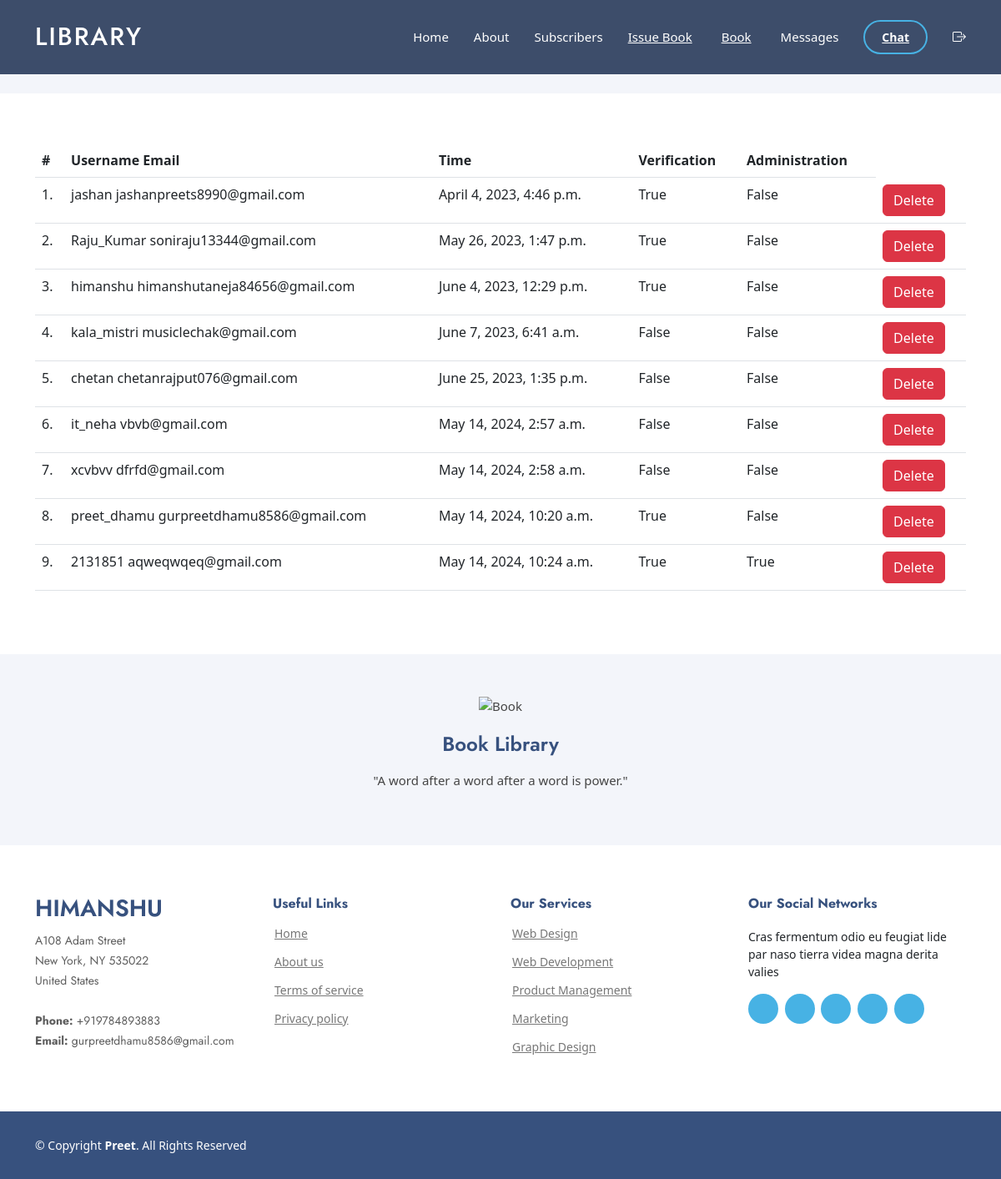
The app's page /view_subscribers/ (signed in) with its own data.
### accounts/models.py (models this page shows)
class Profile(models.Model):
    user=models.OneToOneField(User ,on_delete=models.CASCADE)
    auth_token=models.CharField(max_length=100 )
    created_at=models.DateTimeField(auto_now_add=True)
    is_verified=models.BooleanField(default=False)
    check_administrator=models.BooleanField(default=False)
    def __str__(self):
        return self.user.username + " " + self.user.email

### accounts/views.py (the view)
# urls.py: path('view_subscribers/',view_subscribers,name="view_subscribers"),
@login_required
def view_subscribers(request):
    profiles = Profile.objects.all()
    return render(request, "view_subscribers.html", {'profiles':profiles})

### accounts/templates/view_subscribers.html
{% extends "home.html" %}
{% block content %}
<table class="table">
    <thead>
      <tr>
        <th scope="col">#</th>
        <th scope="col">Username Email</th>
        <th scope="col">Time</th>
        <th scope="col">Verification</th>
        <th scope="col">Administration</th>
      </tr>
    </thead>
    <tbody>
      {% for i in profiles %}
      <tr>
          <td scope="col">{{forloop.counter}}.</td>
          <td scope="col">{{i}}</td>
          <td scope="col">{{i.created_at}}</td>
          <td scope="col">{{i.is_verified}}</td>
          <td scope="col">{{i.check_administrator}}</td>
          <td><a href="/delete_subscribers/{{i.id}}/" class="btn btn-danger" onclick="return confirm('Are you sure you want to delete this Subscribers?')">Delete</a></td>
      </tr>
      {% endfor %}
  </tbody>
  </table>
{% endblock %}

### accounts/templates/home.html (shortened to what this page needs)
<!DOCTYPE html>
<html lang="en">
{% load static%}
<head>
   <link href="{% static 'assets/css/style.css'%}" rel="stylesheet">
   <link href="https://cdn.jsdelivr.net/npm/bootstrap@5.3.0-alpha2/dist/css/bootstrap.min.css" rel="stylesheet">
</head>
<body>
  <header id="header" class="fixed-top header-inner-pages">
    <div class="container d-flex align-items-center">
      <h1 class="logo me-auto" ><a href="index.html" style="text-decoration: none;">LIBRARY</a></h1>
      <nav id="navbar" class="navbar">
        <ul style="margin-left: 248px;">
          <li><a class="nav-link scrollto " href="/home">Home</a></li>
          <li><a class="nav-link scrollto" href="#footer">About</a></li>
          <li><a class="nav-link scrollto" href="/view_subscribers">Subscribers</a></li>
          <li class="dropdown"><a href="#"><span>Issue Book</span> </a>
          </li>
          <li class="dropdown"><a href="#"><span>Book</span> </a>
          </li>
          <li><a class="nav-link scrollto" href="/UListChat">Messages</a></li>
          <li><a class="getstarted scrollto" href="/UCreateChat">Chat</a></li>
          <a href="/logout">
            </a>
        </ul>
      </nav>
    </div>
  </header>
  <main id="main">
    <section id="breadcrumbs" class="breadcrumbs">
    </section>
    <section class="inner-page">
      <div class="container">
        {% block content %}
        {% endblock %}
      </div>
    </section>
  </main>
  <footer id="footer">
    <div class="footer-newsletter">
      <div class="container">
        <div class="row justify-content-center">
          <div class="col-lg-6">
            <img width="120" src="https://encrypted-tbn0.gstatic.com/images?q=tbn:ANd9GcRhct9ZGpOhO9eT4OeiCWgqTVxQbFg-obj3_w&usqp=CAU" alt="Book">
            <br><br>
            <h4>Book Library</h4>
            <p>"A word after a word after a word is power."</p>
          </div>
        </div>
      </div>
    </div>
    <div class="footer-top">
      <div class="container">
        <div class="row">
          <div class="col-lg-3 col-md-6 footer-contact">
            <h3>{{request.user.username}}</h3>
            <p>
              A108 Adam Street <br>
              New York, NY 535022<br>
              United States <br><br>
              <strong>Phone:</strong> +919784893883<br>
              <strong>Email:</strong> gurpreetdhamu8586@gmail.com<br>
            </p>
          </div>
          <div class="col-lg-3 col-md-6 footer-links">
            <h4>Useful Links</h4>
            <ul>
              <li> <a href="#">Home</a></li>
              <li> <a href="#">About us</a></li>
              <li> <a href="#">Terms of service</a></li>
              <li> <a href="#">Privacy policy</a></li>
            </ul>
          </div>
          <div class="col-lg-3 col-md-6 footer-links">
            <h4>Our Services</h4>
            <ul>
              <li> <a href="#">Web Design</a></li>
              <li> <a href="#">Web Development</a></li>
              <li> <a href="#">Product Management</a></li>
              <li> <a href="#">Marketing</a></li>
              <li> <a href="#">Graphic Design</a></li>
            </ul>
          </div>
          <div class="col-lg-3 col-md-6 footer-links">
            <h4>Our Social Networks</h4>
            <p>Cras fermentum odio eu feugiat lide par naso tierra videa magna derita valies</p>
            <div class="social-links mt-3">
              <a href="#" class="twitter"></a>
              <a href="#" class="facebook"></a>
              <a href="#" class="instagram"></a>
              <a href="#" class="google-plus"></a>
              <a href="#" class="linkedin"></a>
            </div>
          </div>
        </div>
      </div>
    </div>
    <div class="container footer-bottom clearfix">
      <div class="copyright">
        &copy; Copyright <strong><span>Preet</span></strong>. All Rights Reserved
      </div>
    </div>
  </footer>
</body>
</html>

### accounts/static/assets/css/style.css (style rules this page uses)
body { font-family: "Open Sans", sans-serif; color: #444444; }
a { color: #47b2e4; text-decoration: none; }
h1, h2, h3, h4, h5, h6 { font-family: "Jost", sans-serif; }
#header { transition: all 0.5s; z-index: 997; padding: 15px 0; }
#header.header-scrolled, #header.header-inner-pages { background: rgba(40, 58, 90, 0.9); }
#header .logo { font-size: 30px; margin: 0; padding: 0; line-height: 1; font-weight: 500; letter-spacing: 2px; text-transform: uppercase; }
#header .logo a { color: #fff; }
.navbar { padding: 0; }
.navbar ul { margin: 0; padding: 0; display: flex; list-style: none; align-items: center; }
.navbar li { position: relative; }
.navbar a, .navbar a:focus { display: flex; align-items: center; justify-content: space-between; padding: 10px 0 10px 30px; font-size: 15px; font-weight: 500; color: #fff; white-space: nowrap; transition: 0.3s; }
.navbar .getstarted, .navbar .getstarted:focus { padding: 8px 20px; margin-left: 30px; border-radius: 50px; color: #fff; font-size: 14px; border: 2px solid #47b2e4; font-weight: 600; }
section { padding: 60px 0; overflow: hidden; }
.breadcrumbs { padding: 15px 0; background: #f3f5fa; min-height: 40px; margin-top: 72px; }
#footer { font-size: 14px; background: #37517e; }
#footer .footer-newsletter { padding: 50px 0; background: #f3f5fa; text-align: center; font-size: 15px; color: #444444; }
#footer .footer-newsletter h4 { font-size: 24px; margin: 0 0 20px 0; padding: 0; line-height: 1; font-weight: 600; color: #37517e; }
#footer .footer-top { padding: 60px 0 30px 0; background: #fff; }
#footer .footer-top .footer-contact { margin-bottom: 30px; }
#footer .footer-top .footer-contact h3 { font-size: 28px; margin: 0 0 10px 0; padding: 2px 0 2px 0; line-height: 1; text-transform: uppercase; font-weight: 600; color: #37517e; }
#footer .footer-top .footer-contact p { font-size: 14px; line-height: 24px; margin-bottom: 0; font-family: "Jost", sans-serif; color: #5e5e5e; }
#footer .footer-top h4 { font-size: 16px; font-weight: bold; color: #37517e; position: relative; padding-bottom: 12px; }
#footer .footer-top .footer-links { margin-bottom: 30px; }
#footer .footer-top .footer-links ul { list-style: none; padding: 0; margin: 0; }
#footer .footer-top .footer-links ul li { padding: 10px 0; display: flex; align-items: center; }
#footer .footer-top .footer-links ul li:first-child { padding-top: 0; }
#footer .footer-top .footer-links ul a { color: #777777; transition: 0.3s; display: inline-block; line-height: 1; }
#footer .footer-top .social-links a { font-size: 18px; display: inline-block; background: #47b2e4; color: #fff; line-height: 1; padding: 8px 0; margin-right: 4px; border-radius: 50%; text-align: center; width: 36px; height: 36px; transition: 0.3s; }
#footer .footer-bottom { padding-top: 30px; padding-bottom: 30px; color: #fff; }
#footer .copyright { float: left; }

### records on screen
Profile: user.email "jashan jashanpreets8990@gmail.com", created_at "April 4, 2023, 4:46 p.m.", is_verified "True", check_administrator "False"
Profile: user.email "Raju_Kumar soniraju13344@gmail.com", created_at "May 26, 2023, 1:47 p.m.", is_verified "True", check_administrator "False"
Profile: user.email "himanshu himanshutaneja84656@gmail.com", created_at "June 4, 2023, 12:29 p.m.", is_verified "True", check_administrator "False"
Profile: user.email "kala_mistri musiclechak@gmail.com", created_at "June 7, 2023, 6:41 a.m.", is_verified "False", check_administrator "False"
Profile: user.email "chetan chetanrajput076@gmail.com", created_at "June 25, 2023, 1:35 p.m.", is_verified "False", check_administrator "False"
Profile: user.email "it_neha vbvb@gmail.com", created_at "May 14, 2024, 2:57 a.m.", is_verified "False", check_administrator "False"
Profile: user.email "xcvbvv dfrfd@gmail.com", created_at "May 14, 2024, 2:58 a.m.", is_verified "False", check_administrator "False"
Profile: user.email "preet_dhamu gurpreetdhamu8586@gmail.com", created_at "May 14, 2024, 10:20 a.m.", is_verified "True", check_administrator "False"
Profile: user.email "2131851 aqweqwqeq@gmail.com", created_at "May 14, 2024, 10:24 a.m.", is_verified "True", check_administrator "True"

### other values on screen
{{ request.user.username }} "HIMANSHU"
